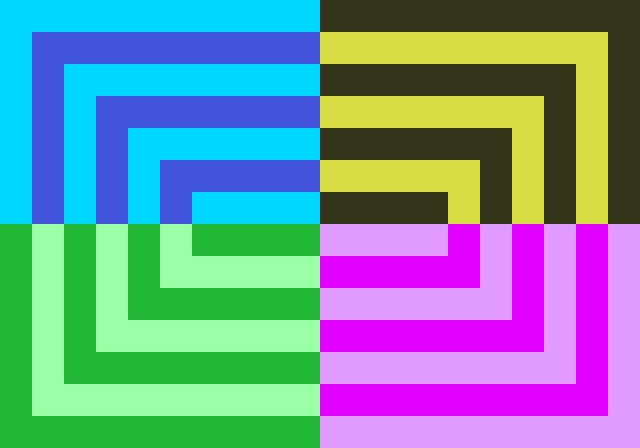

Below is a game level as drawn by its tile map, then a one-line description and the .tmx that defines it (tile-layer data replaced by summaries):
An orthogonal 20x14 tile map with 32x32 px tiles, 1 tile layer (Tile Layer 1).

<map version="1.0" orientation="orthogonal" width="20" height="14" tilewidth="32" tileheight="32">
 <tileset firstgid="1" name="background" tilewidth="32" tileheight="32">
  <image source="tilesheet.png" width="640" height="480" />
 </tileset>
 <layer name="Tile Layer 1" width="20" height="14">
  <properties>
   <property name="tileset" value="background" />
  </properties>
  <data>[280 cells, 280 non-empty, 8 distinct tile ids]</data>
 </layer>
</map>